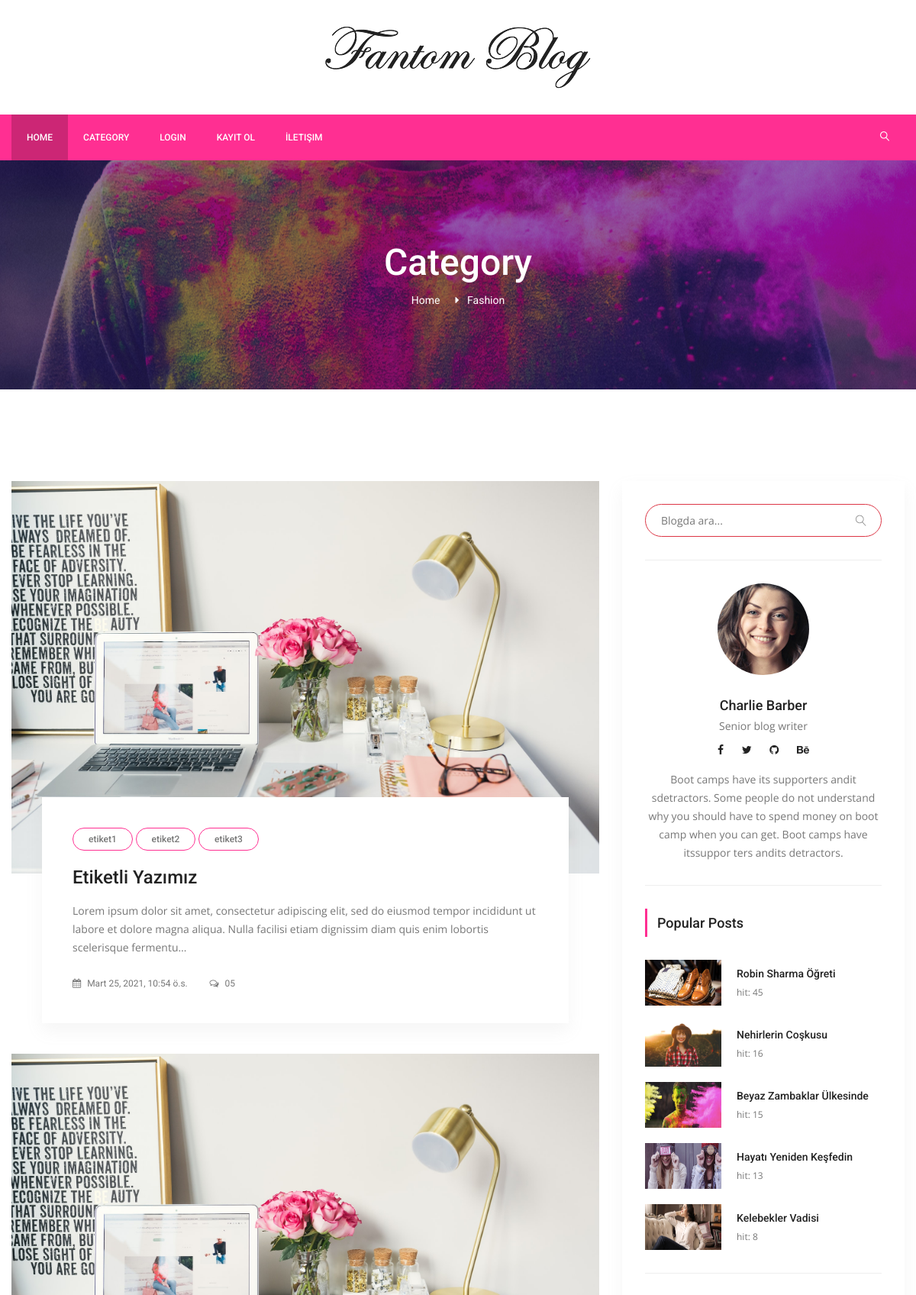
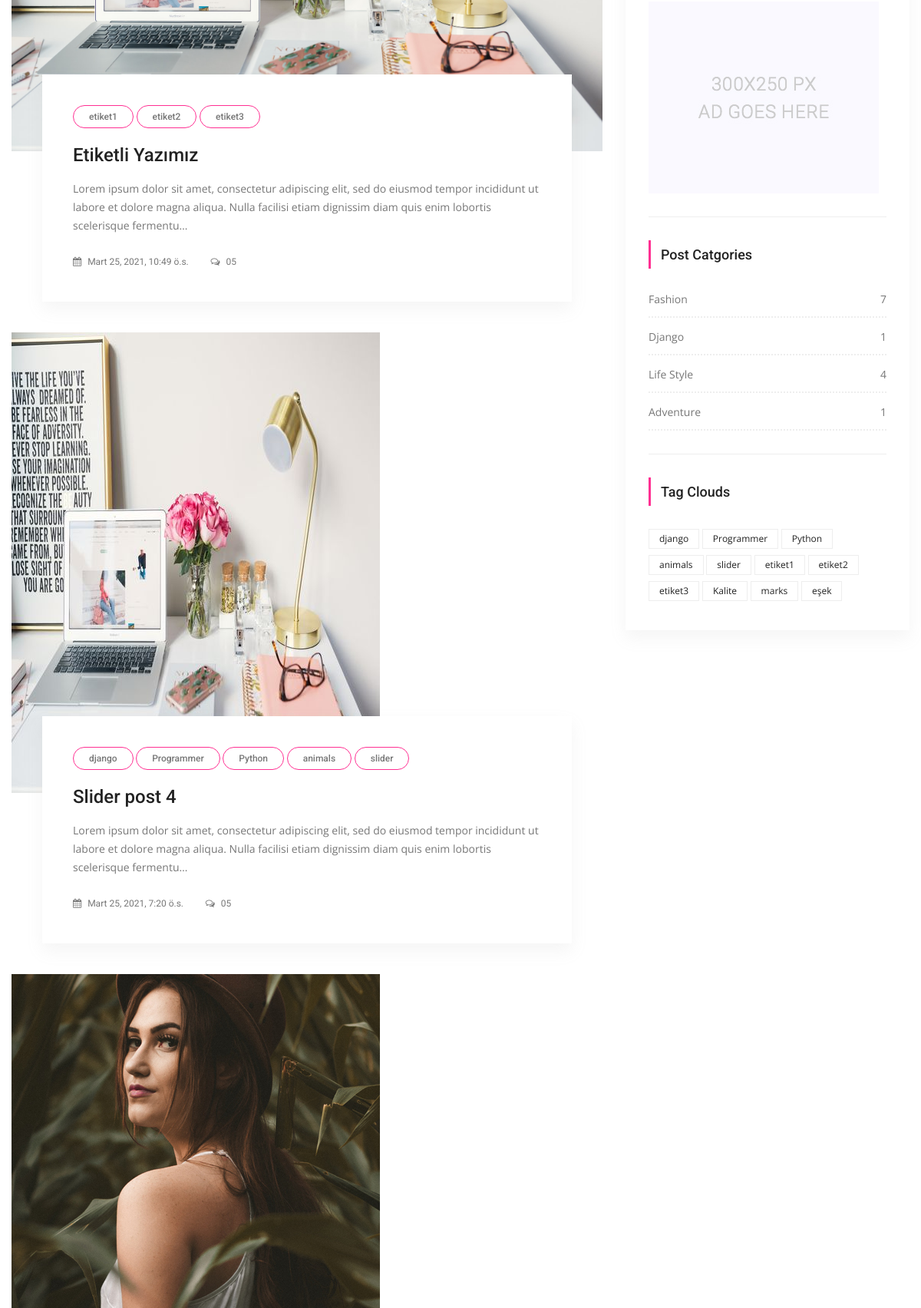
/category/1/fashion (upper part), run on the app's committed database (2 pictures, top to bottom).
### posts/models.py (models this page shows, shortened)
class Category(models.Model):
    title = models.CharField(max_length=250)
    slug = models.SlugField(editable=False)
    def post_count(self):
        return self.posts.all().count() #posts -> related_name="posts" dan geliyor..

class Post(models.Model):
    title = models.CharField(max_length=150)
    content = models.TextField()
    publishing_date = models.DateTimeField(auto_now_add=True)
    image = models.ImageField(null=True,blank=True, upload_to='resimler/',default="resimler/sean-o-KMn4VEeEPR8-unsplash.jpg")
    user = models.ForeignKey(settings.AUTH_USER_MODEL, on_delete=models.CASCADE, default=1)#ForeignKey -> 1'e çok yani, 1 kullanıcı bir sürü yazı ekleyebilir ilişkisi
    slug = models.SlugField(default="slug", editable=False)
    category = models.ForeignKey(Category,on_delete=models.CASCADE, default=1, related_name="posts")#1 Category'nin ->BİR SÜRÜ POSTU OLABİLİR , category -> one, Post Many
    tag = models.ManyToManyField(Tag,related_name="posts", blank=True)
    slider_post = models.BooleanField(default=False)
    hit=models.PositiveIntegerField(default=0)
    class Meta:
        ordering = ['-id']

class Tag(models.Model):
    title = models.CharField(max_length = 50)
    slug = models.SlugField(editable = False )
    def __str__(self):
        return self.title

### posts/views.py (the view)
# urls.py: path('category/<int:pk>/<slug:slug>',CategoryDetail.as_view(), name='category_detail'),
class CategoryDetail(ListView):
    model = Post # Postları listeyeceğiz
    template_name = 'categories/category_detail.html'
    context_object_name = 'posts'
    paginate_by = 5
    def get_queryset(self):
        self.category= get_object_or_404(Category,pk=self.kwargs['pk'])
        return Post.objects.filter(category=self.category).order_by('-id')
    def get_context_data(self, **kwargs):
        context= super(CategoryDetail, self).get_context_data(**kwargs)
        self.category = get_object_or_404(Category,pk=self.kwargs['pk'])
        context['category'] = self.category
        return context

### posts/templatetags/custom_tags.py (called while the page is built)
@register.simple_tag(name="categories")
def all_categories():
    return Category.objects.all()

@register.simple_tag(name="tags")
def all_tags():
    return Tag.objects.all()

@register.simple_tag(name="hit_posts")
def hit_posts():
    return Post.objects.order_by('-hit')[:5] # 5 tane post gösterir.

### templates/categories/category_detail.html (shortened to what this page needs)
{% extends 'base.html' %}
{% load static %}
    {% block content %}
        <section class="banner_area">
            <div class="banner_inner d-flex align-items-center">
            	<div class="overlay bg-parallax" data-stellar-ratio="0.9" data-stellar-vertical-offset="0" data-background=""></div>
				<div class="container">
					<div class="banner_content text-center">
						<h2>Category</h2>
						<div class="page_link">
							<a href="{% url 'index' %}">Home</a>
                            <a href="#">{{ category.title }}</a>
						</div>
					</div>
				</div>
            </div>
        </section>
        <section class="blog_area p_120">
            <div class="container">
                <div class="row">
                    <div class="col-lg-8">
                        <div class="blog_left_sidebar">
                        {% for post in posts %}
                            <article class="blog_style1">
                            	<div class="blog_img">
                            		<img class="img-fluid" src="{{ post.image.url }}" alt="">
                            	</div>
                            	<div class="blog_text">
									<div class="blog_text_inner">
                                        {% for tag in post.tag.all %}
										<a class="cat" href="{% url 'tag_detail' tag.slug %}">{{ tag.title }}</a>
                                        {% endfor %}
										<a href="{% url 'detail' pk=post.id slug=post.slug %}"><h4>{{ post.title }}</h4></a>
										<p>{{ post.content | safe | truncatechars_html:200 }}</p>
										<div class="date">
											<a href="#"><i class="fa fa-calendar" aria-hidden="true"></i> {{ post.publishing_date }}</a>
											<a href="#"><i class="fa fa-comments-o" aria-hidden="true"></i> 05</a>
										</div>
									</div>
                            	</div>
                            </article>
                        {% endfor %}
                       </div>
                    </div>
                    {% include 'right_side.html' %}
                </div>
            </div>
        </section>
   {% endblock %}

### templates/right_side.html
{% load static %}
{% load custom_tags %}
  <div class="col-lg-4">
            <div class="blog_right_sidebar">
                <aside class="single_sidebar_widget search_widget">
                    <form action="{% url 'search' %}" method="get">
                    <div class="input-group ">
                            <input type="text" class="form-control border-danger" placeholder="Blogda ara..." name="q">
                            <span class="input-group-btn">
                                <button class="btn btn-default" type="button"><i class="lnr lnr-magnifier"></i></button>
                            </span>
                    </div> </form>
                    <div class="br"></div>
                </aside>
                <aside class="single_sidebar_widget author_widget">
                    <img class="author_img rounded-circle" src="{% static "img/blog/author.png" %}" alt="">
                    <h4>Charlie Barber</h4>
                    <p>Senior blog writer</p>
                    <div class="social_icon">
                        <a href="#"><i class="fa fa-facebook"></i></a>
                        <a href="#"><i class="fa fa-twitter"></i></a>
                        <a href="#"><i class="fa fa-github"></i></a>
                        <a href="#"><i class="fa fa-behance"></i></a>
                    </div>
                    <p>Boot camps have its supporters andit sdetractors. Some people do not understand why you should have to spend money on boot camp when you can get. Boot camps have itssuppor ters andits detractors.</p>
                    <div class="br"></div>
                </aside>
                <aside class="single_sidebar_widget popular_post_widget">
                    <h3 class="widget_title">Popular Posts</h3>
                    {% hit_posts as posts %}
                    {% for post in posts %}
                        <div class="media post_item">
                        <img src="{{ post.image.url }}" alt="post" style="width:100px;height:60px;">
                        <div class="media-body">
                            <a href="{% url 'detail'  post.id post.slug %}"><h3>{{ post.title }}</h3></a>
                            <p>hit: {{ post.hit }}</p>
                        </div>
                    </div>
                    {% endfor %}
                    <div class="br"></div>
                </aside>
                <aside class="single_sidebar_widget">
                    <a href="#"><img class="img-fluid" src="{% static "img/blog/add.jpg" %}" alt=""></a>
                    <div class="br"></div>
                </aside>
                <aside class="single_sidebar_widget post_category_widget">
                    <h4 class="widget_title">Post Catgories</h4>
                    <ul class="list cat-list">
                       {% categories as categories %}
                        {% for category in categories %}
                        <li>
                            <a href="{% url 'category_detail' pk=category.id slug=category.slug %}" class="d-flex justify-content-between">
                                <p>{{ category.title }}</p>
                                <p>{{ category.post_count }}</p>
                            </a>
                        </li>
                        {% endfor %}
                    </ul>
                    <div class="br"></div>
                </aside>
                <aside class="single-sidebar-widget tag_cloud_widget">
                    <h4 class="widget_title">Tag Clouds</h4>
                    <ul class="list">
                        {% tags as etiketler %}
                        {% for etiket in etiketler %}
                        <li><a href="{% url 'tag_detail' etiket.slug %}">{{ etiket }}</a></li>
                        {% endfor %}
                    </ul>
                </aside>
            </div>
        </div>

### data on the page
Category: title "Fashion", post_count "7"
Post: image (picture), title "Etiketli Yazımız", content "Lorem ipsum dolor sit amet, consectetur adipiscing elit, sed do eiusmod tempor incididunt ut labore et dolore magna aliqua. Nulla facilisi etiam dignissim diam quis enim lobortis scelerisque fermentu…", publishing_date "Mart 25, 2021, 10:54 ö.s."
Tag: title "etiket1"
Tag: title "etiket2"
Tag: title "etiket3"
Post: image (picture), title "Etiketli Yazımız", content "Lorem ipsum dolor sit amet, consectetur adipiscing elit, sed do eiusmod tempor incididunt ut labore et dolore magna aliqua. Nulla facilisi etiam dignissim diam quis enim lobortis scelerisque fermentu…", publishing_date "Mart 25, 2021, 10:49 ö.s."
Post: image (picture), title "Slider post 4", content "Lorem ipsum dolor sit amet, consectetur adipiscing elit, sed do eiusmod tempor incididunt ut labore et dolore magna aliqua. Nulla facilisi etiam dignissim diam quis enim lobortis scelerisque fermentu…", publishing_date "Mart 25, 2021, 7:20 ö.s."
Tag: title "django"
Tag: title "Programmer"
Tag: title "Python"
Tag: title "animals"
Tag: title "slider"
Post: image (picture)
Post: image (picture), title "Robin Sharma Öğreti", hit "45"
Post: image (picture), title "Nehirlerin Coşkusu", hit "16"
Post: image (picture), title "Beyaz Zambaklar Ülkesinde", hit "15"
Post: image (picture), title "Hayatı Yeniden Keşfedin", hit "13"
Post: image (picture), title "Kelebekler Vadisi", hit "8"
Category: title "Django", post_count "1"
Category: title "Life Style", post_count "4"
Category: title "Adventure", post_count "1"
Tag: title "Kalite"
Tag: title "marks"
Tag: title "eşek"
